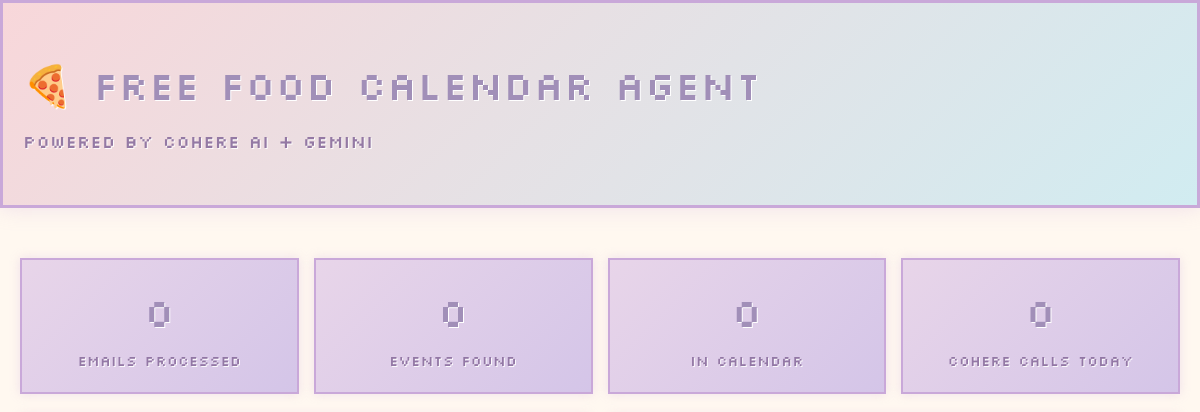
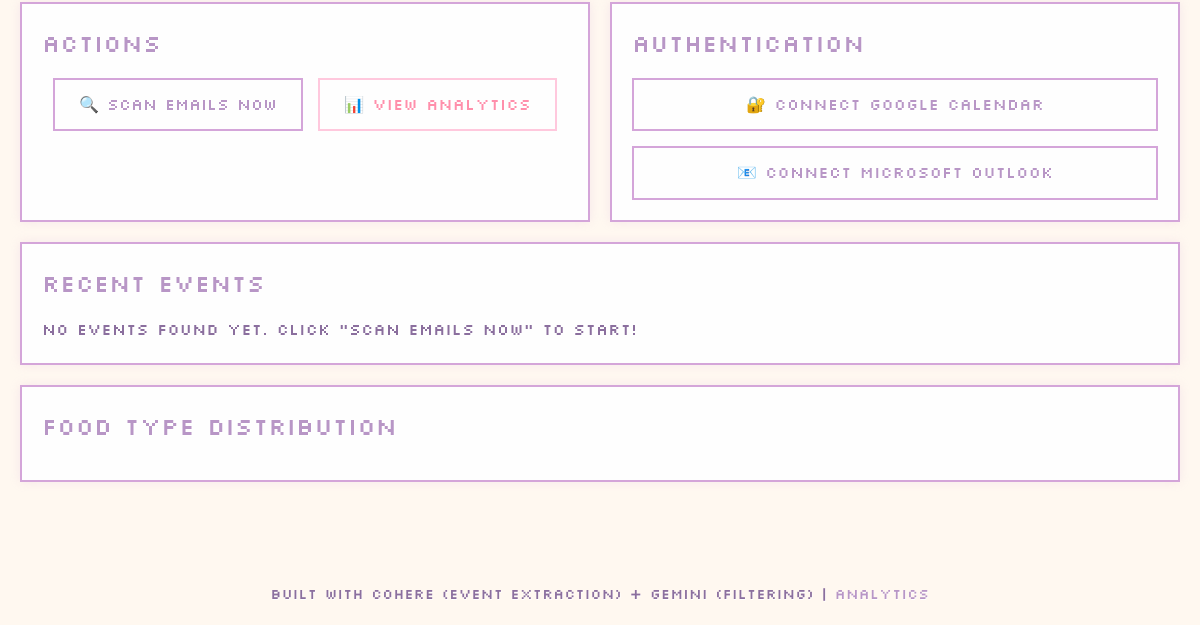
The app's page /, older data (2 pictures, top to bottom).
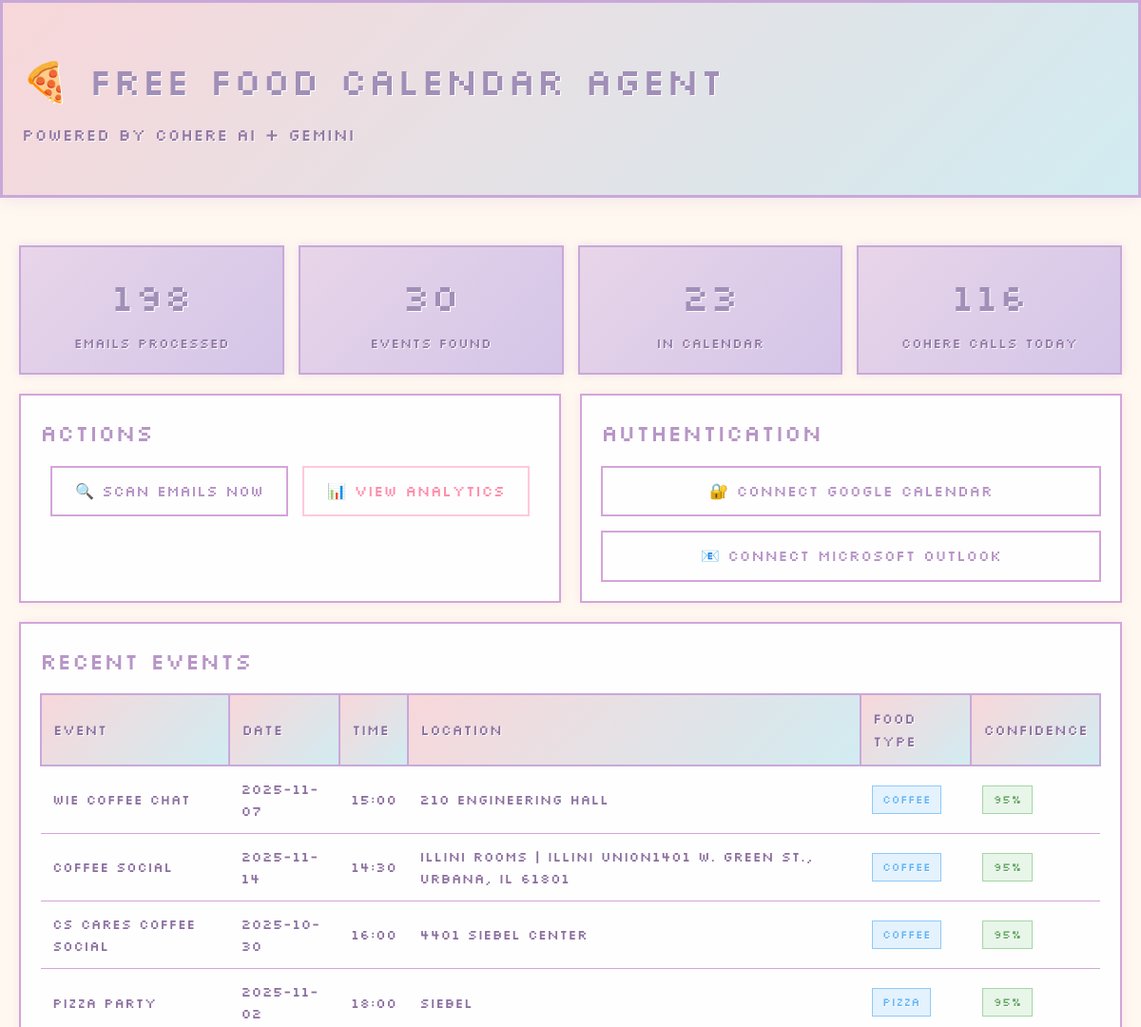
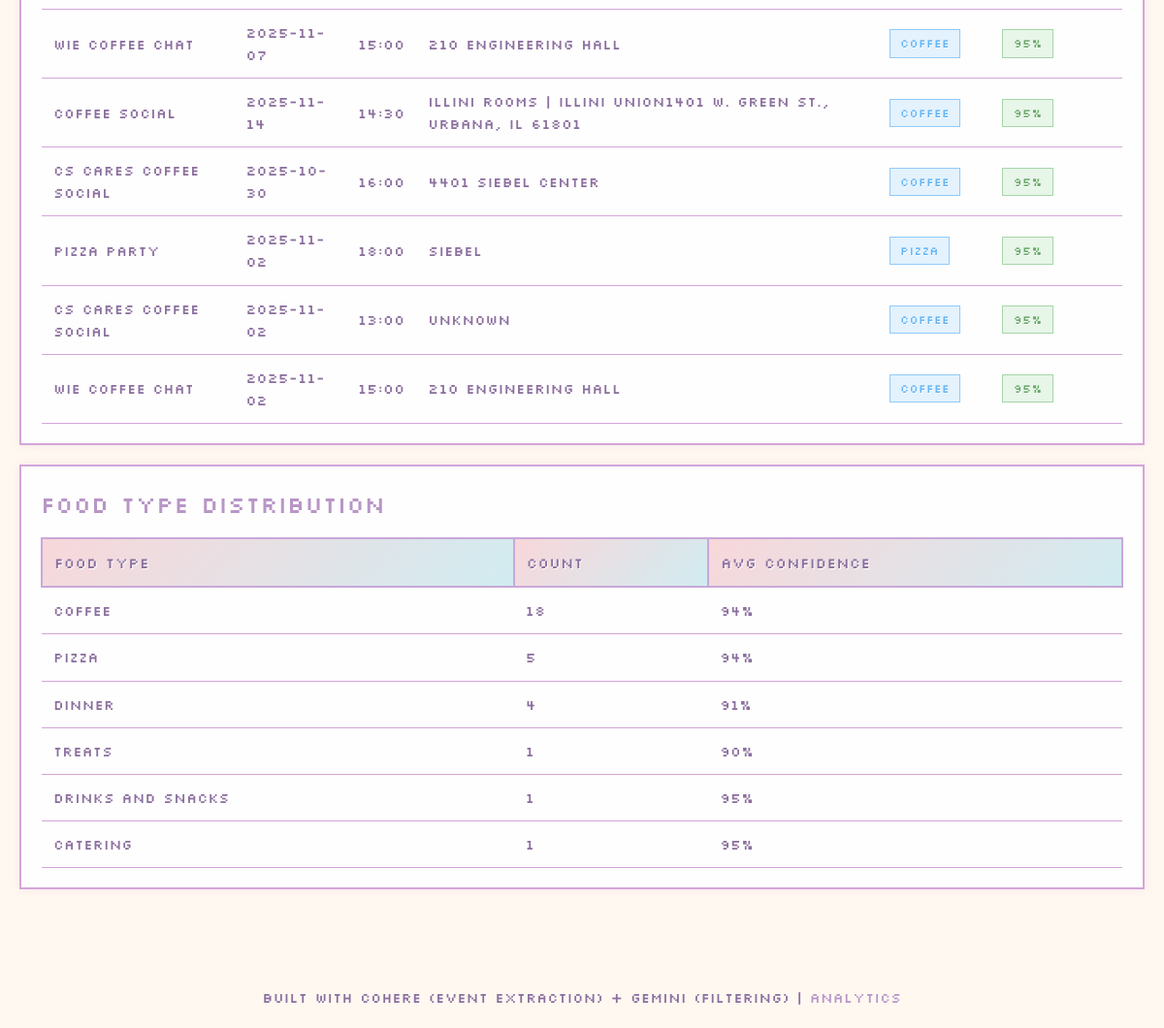
The same page, newer data (2 pictures, top to bottom).
### tables this page shows
CREATE TABLE found_events (
    id INTEGER PRIMARY KEY AUTOINCREMENT,
    email_id TEXT NOT NULL,

    -- Event details
    event_name TEXT NOT NULL,
    event_date TEXT,  -- YYYY-MM-DD
    event_time TEXT,  -- HH:MM
    end_time TEXT,
    location TEXT,
    food_type TEXT,

    -- Cohere extraction results
    cohere_confidence REAL,  -- 0.0-1.0
    cohere_reasoning TEXT,
    relevant_excerpt TEXT,
    raw_cohere_response TEXT,  -- Full JSON for analysis

    -- Calendar integration
    google_calendar_event_id TEXT,
    google_calendar_link TEXT,

    -- Metadata
    created_at TIMESTAMP DEFAULT CURRENT_TIMESTAMP,

    FOREIGN KEY (email_id) REFERENCES processed_emails(email_id)
);

CREATE TABLE food_type_stats (
    id INTEGER PRIMARY KEY AUTOINCREMENT,
    food_type TEXT UNIQUE NOT NULL,
    count INTEGER DEFAULT 1,
    total_confidence REAL,  -- Sum of confidence scores
    avg_confidence REAL,     -- Average confidence
    last_seen TIMESTAMP DEFAULT CURRENT_TIMESTAMP
);

### web/app.py (the view)
@app.route('/')
def index():
    stats = db.get_stats()
    recent_events = db.get_recent_events(limit=10)
    food_stats = db.get_food_type_stats()
    return render_template('index.html',
                          stats=stats,
                          recent_events=recent_events,
                          food_stats=food_stats,
                          google_authenticated=session.get('google_authenticated', False),
                          microsoft_authenticated=session.get('microsoft_authenticated', False))

### src/database.py (called while the page is built)
    def _get_connection(self):
        conn = sqlite3.connect(self.db_path)
        conn.row_factory = sqlite3.Row  # Enable column access by name
        return conn

    def get_recent_events(self, limit=50):
        conn = self._get_connection()
        try:
            cursor = conn.execute("""
                SELECT * FROM found_events
                ORDER BY created_at DESC
                LIMIT ?
            """, (limit,))
            return [dict(row) for row in cursor.fetchall()]
        finally:
            conn.close()

    def get_cohere_daily_usage(self):
        conn = self._get_connection()
        try:
            cursor = conn.execute("""
                SELECT COUNT(*) as count
                FROM llm_usage
                WHERE provider = 'cohere'
                  AND date(called_at) = date('now')
            """)
            result = cursor.fetchone()
            return result['count'] if result else 0
        finally:
            conn.close()

    def get_food_type_stats(self):
        conn = self._get_connection()
        try:
            cursor = conn.execute("""
                SELECT * FROM food_type_stats
                ORDER BY count DESC
            """)
            return [dict(row) for row in cursor.fetchall()]
        finally:
            conn.close()

### web/templates/index.html (shortened to what this page needs)
{% extends "base.html" %}
{% block content %}
<div class="stats-grid">
    <div class="stat-box">
        <div class="number">{{ stats.total_emails_processed }}</div>
        <div class="label">Emails Processed</div>
    </div>
    <div class="stat-box">
        <div class="number">{{ stats.total_events_found }}</div>
        <div class="label">Events Found</div>
    </div>
    <div class="stat-box">
        <div class="number">{{ stats.events_in_calendar }}</div>
        <div class="label">In Calendar</div>
    </div>
    <div class="stat-box">
        <div class="number">{{ stats.cohere_calls_today }}</div>
        <div class="label">Cohere Calls Today</div>
    </div>
</div>
<div style="display: grid; grid-template-columns: 1fr 1fr; gap: 20px;">
    <div class="card">
        <h2>Actions</h2>
        <div style="text-align: center; display: flex; gap: 15px; justify-content: center; flex-wrap: wrap; margin-top: 15px;">
            <button class="btn" onclick="triggerScan()">🔍 Scan Emails Now</button>
            <a href="/analytics" class="btn btn-secondary">📊 View Analytics</a>
        </div>
    </div>
    <div class="card">
        <h2>Authentication</h2>
        <div style="text-align: center; display: flex; flex-direction: column; gap: 15px; justify-content: center; margin-top: 15px;">
            {% if google_authenticated %}
                <span style="color: #66a866; font-size: 0.9em; padding: 8px 16px; border: 1px solid #66a866; display: inline-block;">✅ Google Calendar Connected</span>
            {% else %}
                <a href="/auth/google/login" class="btn" style="background: #fefefe; border: 2px solid #d4a5d9; color: #b896c6;">🔐 Connect Google Calendar</a>
            {% endif %}
            {% if microsoft_authenticated %}
                <span style="color: #66a866; font-size: 0.9em; padding: 8px 16px; border: 1px solid #66a866; display: inline-block;">✅ Microsoft Outlook Connected</span>
            {% else %}
                <a href="/auth/microsoft/login" class="btn" style="background: #fefefe; border: 2px solid #d4a5d9; color: #b896c6;">📧 Connect Microsoft Outlook</a>
            {% endif %}
        </div>
    </div>
</div>
<div class="card">
    <h2>Recent Events</h2>
    {% if recent_events %}
        <table>
            <thead>
                <tr>
                    <th>Event</th>
                    <th>Date</th>
                    <th>Time</th>
                    <th>Location</th>
                    <th>Food Type</th>
                    <th>Confidence</th>
                </tr>
            </thead>
            <tbody>
                {% for event in recent_events %}
                <tr>
                    <td>{{ event.event_name }}</td>
                    <td>{{ event.event_date }}</td>
                    <td>{{ event.event_time }}</td>
                    <td>{{ event.location }}</td>
                    <td><span class="badge badge-info">{{ event.food_type }}</span></td>
                    <td><span class="badge badge-success">{{ (event.cohere_confidence * 100)|int }}%</span></td>
                </tr>
                {% endfor %}
            </tbody>
        </table>
    {% else %}
        <p style="font-size: 1em;">No events found yet. Click "Scan Emails Now" to start!</p>
    {% endif %}
</div>
<div class="card">
    <h2>Food Type Distribution</h2>
    {% if food_stats %}
        <table>
            <thead>
                <tr>
                    <th>Food Type</th>
                    <th>Count</th>
                    <th>Avg Confidence</th>
                </tr>
            </thead>
            <tbody>
                {% for stat in food_stats %}
                <tr>
                    <td>{{ stat.food_type }}</td>
                    <td>{{ stat.count }}</td>
                    <td>{{ (stat.avg_confidence * 100)|int }}%</td>
                </tr>
                {% endfor %}
            </tbody>
        </table>
    {% endif %}
</div>
{% endblock %}

### web/templates/base.html (shortened to what this page needs)
<!DOCTYPE html>
<html lang="en">
<head>
</head>
<body>
    <header>
        <div class="container">
            <h1>🍕 Free Food Calendar Agent</h1>
            <p>{% block subtitle %}Powered by Cohere AI + Gemini{% endblock %}</p>
        </div>
    </header>
    <div class="container">
        {% block content %}{% endblock %}
    </div>
    <footer>
        <p>Built with Cohere (Event Extraction) + Gemini (Filtering) | <a href="/analytics">Analytics</a></p>
    </footer>
</body>
</html>

### web/templates/base.html (style rules this page uses)
* { margin: 0; padding: 0; box-sizing: border-box; }
body { font-family: 'Silkscreen', 'Courier New', monospace; background: #fff8f0; color: #8b6f9e; line-height: 1.6; font-size: 16px; letter-spacing: 0.02em; }
.container { max-width: 1200px; margin: 0 auto; padding: 20px; }
header { background: linear-gradient(135deg, #f8d7da 0%, #d1ecf1 100%); border: 3px solid #c9a8d9; color: #8b6f9e; padding: 30px 0; margin-bottom: 30px; box-shadow: 0 0 20px rgba(201, 168, 217, 0.3); text-shadow: 1px 1px 0px #ffffff; }
header h1 { font-size: 2.5em; margin-bottom: 10px; text-shadow: 1px 1px 0px #ffffff; color: #a18fb8; font-weight: 400; }
header p { font-size: 1.1em; opacity: 0.9; text-shadow: 1px 1px 0px #ffffff; color: #8b6f9e; font-weight: 400; }
.card { background: #fefefe; border: 2px solid #d4a5d9; padding: 20px; margin-bottom: 20px; box-shadow: 0 0 10px rgba(212, 165, 217, 0.2); }
.card h2 { margin-bottom: 15px; color: #b896c6; font-size: 1.5em; text-shadow: 1px 1px 0px #ffffff; font-weight: 400; }
.stats-grid { display: grid; grid-template-columns: repeat(auto-fit, minmax(200px, 1fr)); gap: 15px; margin-bottom: 20px; }
.stat-box { background: linear-gradient(135deg, #e8d5e9 0%, #d4c5e8 100%); border: 2px solid #c9a8d9; color: #8b6f9e; padding: 20px; text-align: center; box-shadow: 0 0 10px rgba(201, 168, 217, 0.3); }
.stat-box .number { font-size: 2.5em; font-weight: 400; margin-bottom: 5px; text-shadow: 1px 1px 0px #ffffff; color: #a18fb8; }
.stat-box .label { font-size: 0.9em; opacity: 0.9; text-shadow: 1px 1px 0px #ffffff; color: #8b6f9e; font-weight: 400; }
.btn { display: inline-block; padding: 12px 24px; background: #fefefe; color: #b896c6; text-decoration: none; border: 2px solid #d4a5d9; cursor: pointer; font-size: 1em; font-family: 'Silkscreen', monospace; font-weight: 400; transition: all 0.2s; text-shadow: 1px 1px 0px #ffffff; }
.btn-secondary { background: #fefefe; border: 2px solid #ffc8dd; color: #ff8fab; }
table { width: 100%; border-collapse: collapse; margin-top: 15px; }
th, td { text-align: left; padding: 12px; }
th { background: linear-gradient(135deg, #f8d7da 0%, #d1ecf1 100%); border: 2px solid #c9a8d9; border-bottom: 2px solid #c9a8d9; font-weight: 400; color: #8b6f9e; font-size: 0.95em; text-shadow: 1px 1px 0px #ffffff; }
td { border-bottom: 1px solid #d4a5d9; font-size: 0.9em; color: #8b6f9e; text-shadow: 0.5px 0.5px 0px #ffffff; }
.badge { display: inline-block; padding: 4px 10px; border: 1px solid; font-size: 0.85em; font-weight: 500; text-shadow: 0.5px 0.5px 0px #ffffff; }
.badge-success { background: #e8f5e9; color: #66a866; border-color: #a5d6a7; }
.badge-info { background: #e3f2fd; color: #64b5f6; border-color: #90caf9; }
footer { text-align: center; padding: 20px; color: #8b6f9e; margin-top: 40px; font-size: 0.9em; text-shadow: 0.5px 0.5px 0px #ffffff; }
footer a { color: #b896c6; text-decoration: none; }

Row changes from the older to the newer data that the page shows:
added found_events: event_name "WIE Coffee Chat", event_date "2025-11-07", event_time "15:00", location "210 Engineering Hall", food_type "coffee", (event.cohere_confidence*100)|int "95"
added found_events: event_name "Coffee Social", event_date "2025-11-14", event_time "14:30", location "Illini Rooms | Illini Union1401 W. Green St., Urbana, IL 61801", food_type "coffee", (event.cohere_confidence*100)|int "95"
added found_events: event_name "CS CARES Coffee Social", event_date "2025-10-30", event_time "16:00", location "4401 Siebel Center", food_type "coffee", (event.cohere_confidence*100)|int "95"
added found_events: event_name "Pizza Party", event_date "2025-11-02", event_time "18:00", location "Siebel", food_type "pizza", (event.cohere_confidence*100)|int "95"
added found_events: event_name "WIE Coffee Chat", event_date "2025-11-07", event_time "15:00", location "210 Engineering Hall", food_type "coffee", (event.cohere_confidence*100)|int "95"
added found_events: event_name "Coffee Social", event_date "2025-11-14", event_time "14:30", location "Illini Rooms | Illini Union1401 W. Green St., Urbana, IL 61801", food_type "coffee", (event.cohere_confidence*100)|int "95"
added found_events: event_name "CS CARES Coffee Social", event_date "2025-10-30", event_time "16:00", location "4401 Siebel Center", food_type "coffee", (event.cohere_confidence*100)|int "95"
added found_events: event_name "Pizza Party", event_date "2025-11-02", event_time "18:00", location "Siebel", food_type "pizza", (event.cohere_confidence*100)|int "95"
added found_events: event_name "CS CARES Coffee Social", event_date "2025-11-02", event_time "13:00", location "unknown", food_type "coffee", (event.cohere_confidence*100)|int "95"
added found_events: event_name "WIE Coffee Chat", event_date "2025-11-02", event_time "15:00", location "210 Engineering Hall", food_type "coffee", (event.cohere_confidence*100)|int "95"
added food_type_stats: food_type "coffee", count "18", (stat.avg_confidence*100)|int "94"
added food_type_stats: food_type "pizza", count "5", (stat.avg_confidence*100)|int "94"
added food_type_stats: food_type "dinner", count "4", (stat.avg_confidence*100)|int "91"
added food_type_stats: food_type "treats", count "1", (stat.avg_confidence*100)|int "90"
added food_type_stats: food_type "drinks and snacks", count "1", (stat.avg_confidence*100)|int "95"
added food_type_stats: food_type "catering", count "1", (stat.avg_confidence*100)|int "95"
Text that changed along with them:
{{ stats.total_emails_processed }}: "0" → "198"
{{ stats.total_events_found }}: "0" → "30"
{{ stats.events_in_calendar }}: "0" → "23"
{{ stats.cohere_calls_today }}: "0" → "116"
text no longer shown: "No events found yet. Click \"Scan Emails Now\" to start!"
text now shown: "Event Date Time Location Food Type Confidence Food Type Count Avg Confidence"
